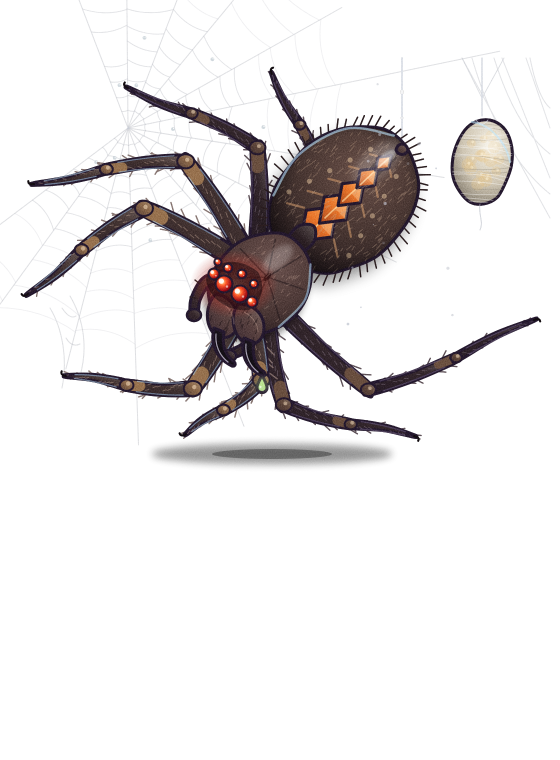
#> input picture jeu/donjon/pages/croquis/seuls/araignee.png, 1120 x 1520 px, given in place of araignee.png.png, which was not available (shown at 1/2 size)
$ python croquis.py seuls/araignee.png
#> lines starting #> are read from the running program, lines starting #| are printed output that depends on the picture; after the words box and inside, x2 and y2 are one past the last pixel; in counts of white or black regions, pixels touching at a corner belong together
"""Le croquis « carnet d'explorateur » d'un monstre : python3 croquis.py rat gardien …   (depuis jeu/donjon/pages/croquis/)

1. `python3 seuls.py rat gardien …` rend chaque monstre du bestiaire seul, sur fond blanc (dans seuls/<id>.png) ;
2. ce script en tire un dessin à l'encre brune sur vieux papier : croquis-<id>.png (560 px de large).
Essai du 10 novembre (20 h 58) pour Romain, qui veut des monstres « dessinés à la main, à l'ancienne, comme dans un carnet ».
En attente de sa validation : rien n'est encore dans le jeu."""
import sys, os
import numpy as np
from PIL import Image, ImageFilter, ImageOps
ICI = os.path.dirname(os.path.abspath(__file__))


def croquis(nom, graine=3):
#> called with nom = 'seuls/araignee.png', graine = 3
    im = Image.open(os.path.join(ICI, 'seuls', nom + '.png')).convert('RGB')
#> im is the input picture: PIL image 1120x1520 RGB; mean R, G, B 231.6, 229.1, 229.2
    a0 = np.asarray(im).astype(np.float32)
    nb = (a0.min(axis=2) < 244); ys, xs = np.where(nb)                      # le cadre du dessin : là où ce n'est pas blanc
#> after `nb = a0.min(axis=2) < 244`:
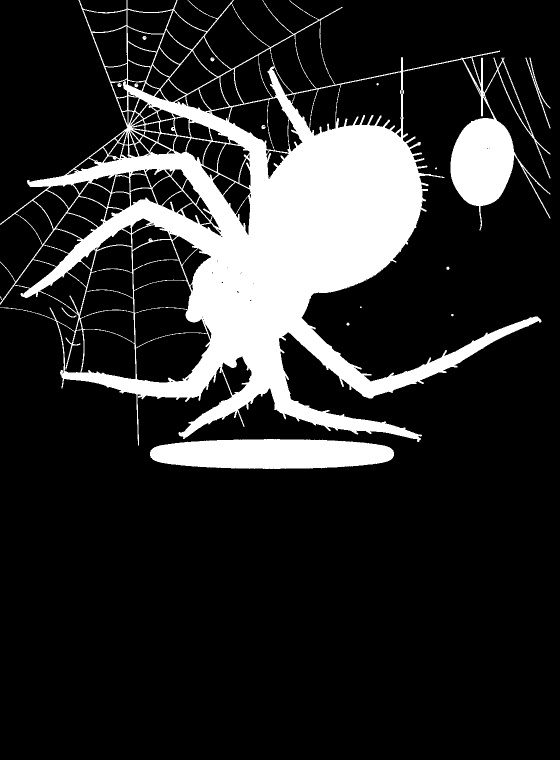
#> nb: shape (1520, 1120) bool (shown at 1/2 size); 16.9% white; 16 white regions (5 under 20 px), largest, box (x1, y1, x2, y2) and area: (0, 0, 1101, 891) 261464, (300, 878, 788, 938) 24395, (1051, 115, 1101, 257) 583
    im = im.crop((max(0, xs.min() - 40), max(0, ys.min() - 40), min(im.width, xs.max() + 40), min(im.height, ys.max() + 40)))
#> im: PIL image 1120x977 RGB
    g = ImageOps.grayscale(im)
    a = np.asarray(g).astype(np.float32)
    fl = np.asarray(g.filter(ImageFilter.GaussianBlur(7))).astype(np.float32)
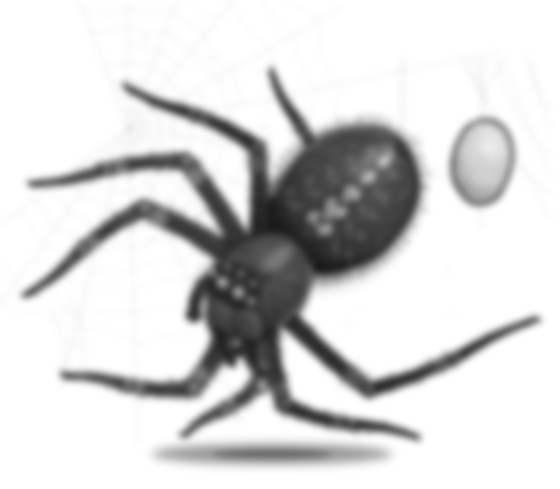
#> fl: shape (977, 1120) float32 (shown at 1/2 size); min 26, max 255, mean 215.9
    trait = np.clip(a * 255.0 / (fl + 1.0), 0, 255)                           # le trait : l'image divisée par son flou
    trait = 255 - np.clip((255 - trait) * 2.2, 0, 255)
    ton = 255 - np.clip((255 - a) * 0.30, 0, 255)                             # un gris léger de crayon dans les parties sombres
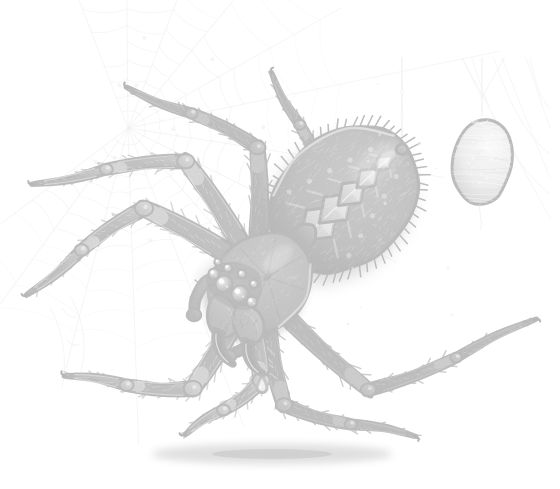
#> ton: shape (977, 1120) float32 (shown at 1/2 size); min 181.5, max 255, mean 243.3
    W, H = g.size
#> W = 1120; H = 977
    rnd = np.random.RandomState(graine)
    yy, xx = np.mgrid[0:H, 0:W]
    hach = ((xx + yy) % 9 < 2)                                                # des hachures en biais
    ton = np.where((a < 120) & hach, 255 - np.clip((255 - a) * 0.55, 0, 255), ton)
    t = Image.fromarray(np.minimum(trait, ton).astype(np.uint8)).filter(ImageFilter.GaussianBlur(0.7))
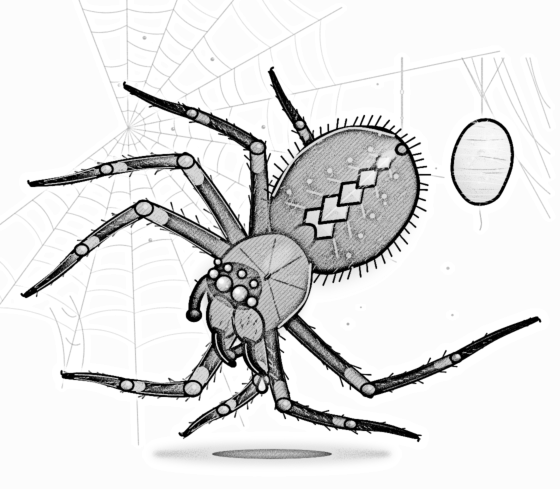
#> t: PIL image 1120x977 L (shown at 1/2 size); min 0, max 255, mean 225.3
    M = 70; PW, PH = W + 2 * M, H + 2 * M                                     # la page du carnet
#> after `PW, PH = (W + 2 * M, H + 2 * M)`: PW = 1260; PH = 1117
    papier = np.zeros((PH, PW, 3), np.float32); papier[:] = (238, 225, 193)
    br = rnd.normal(0, 6, (PH // 5 + 1, PW // 5 + 1))
    br = np.asarray(Image.fromarray((br + 128).clip(0, 255).astype(np.uint8)).resize((PW, PH), Image.BICUBIC)).astype(np.float32) - 128
    papier += br[:, :, None]
    y2, x2 = np.mgrid[0:PH, 0:PW]; d = np.hypot((x2 - PW / 2) / (PW / 2), (y2 - PH / 2) / (PH / 2))
    papier *= (1 - 0.20 * np.clip(d - 0.6, 0, 1))[:, :, None]
    k = np.ones((PH, PW), np.float32); k[M:M + H, M:M + W] = np.asarray(t).astype(np.float32) / 255.0
#> after `k[M:M + H, M:M + W] = np.asarray(t).astype(np.float32) / 255.0`:
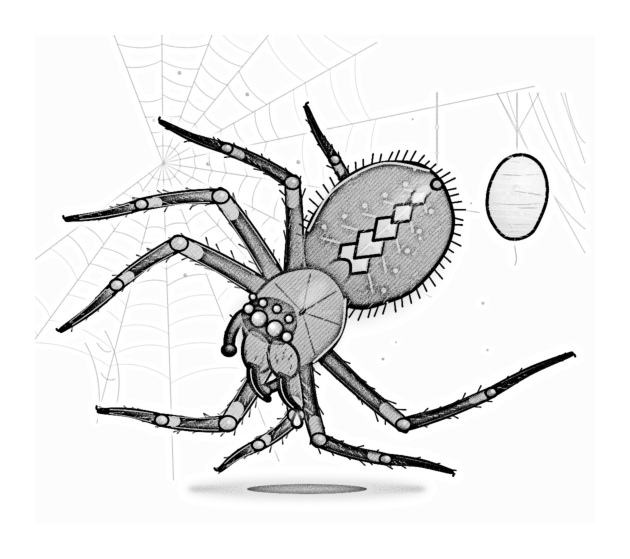
#> k: shape (1117, 1260) float32 (shown at 1/2 size); min 0, max 1, mean 0.909
    encre = np.array([62, 42, 28], np.float32)
    res = papier * k[:, :, None] + encre * (1 - k[:, :, None]) * 0.92 + papier * (1 - k[:, :, None]) * 0.08
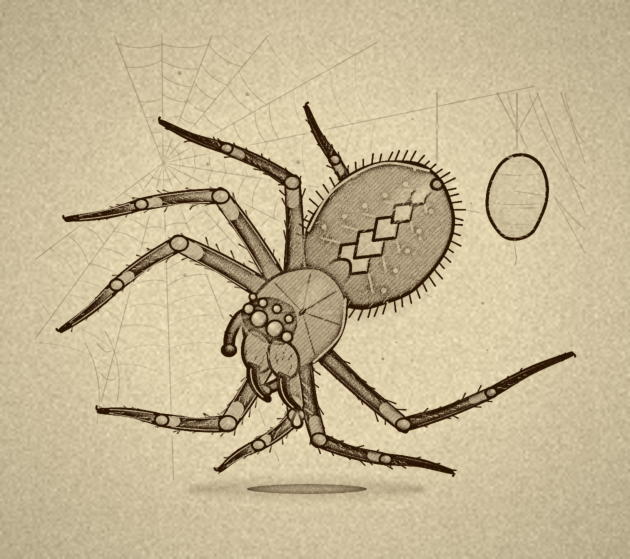
#> res: shape (1117, 1260, 3) float32 (shown at 1/2 size); mean of channels 0, 1, 2 212.8, 199.4, 170.4; drawn with min black and max white
    img = Image.fromarray(res.clip(0, 255).astype(np.uint8))
    img = img.resize((560, int(560 * PH / PW)), Image.LANCZOS)
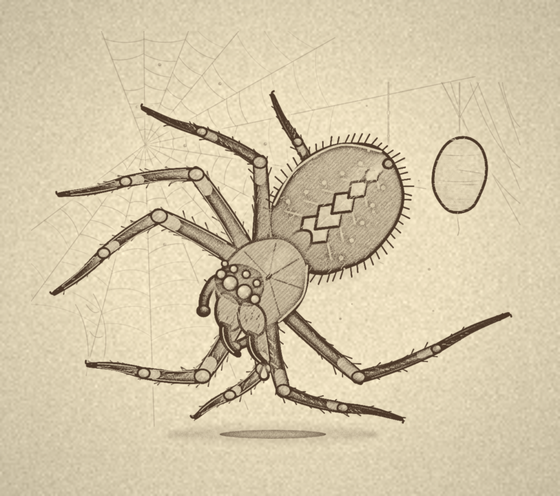
#> img: PIL image 560x496 RGB; mean R, G, B 212, 199, 169.9
    img.save(os.path.join(ICI, 'croquis-%s.png' % nom))
    return img.size


if __name__ == '__main__':
    for n in sys.argv[1:]:
        print(n, croquis(n))

$ run again, on jeu/donjon/pages/croquis/seuls/ratcuir.png
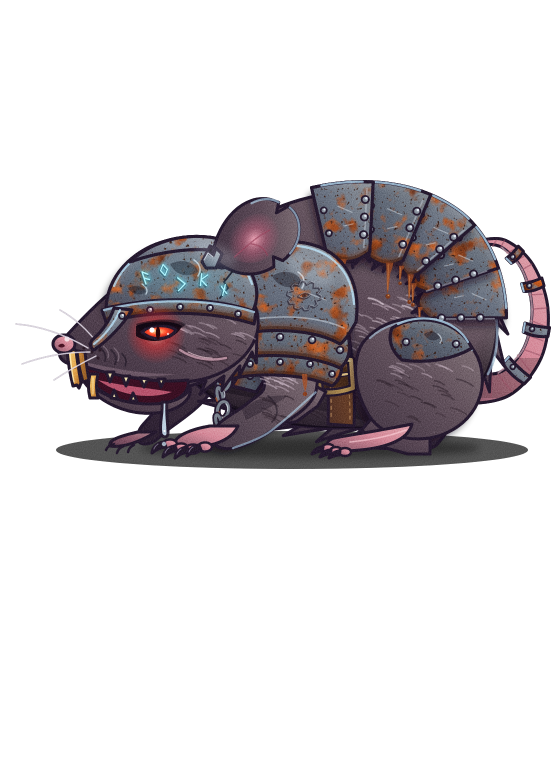
#> input picture jeu/donjon/pages/croquis/seuls/ratcuir.png, 1120 x 1520 px, given in place of ratcuir.png.png, which was not available (shown at 1/2 size)
#> in croquis, im is the input picture: PIL image 1120x1520 RGB; mean R, G, B 214.7, 211.1, 213.5
#> nb: shape (1520, 1120) bool; 25.1% white; 1 white region, box (x1, y1, x2, y2) and area: (30, 360, 1102, 938) 427841
#> im: PIL image 1120x657 RGB
#> in croquis, `img = img.resize((560, int(560 * PH / PW)), Image.LANCZOS)`:
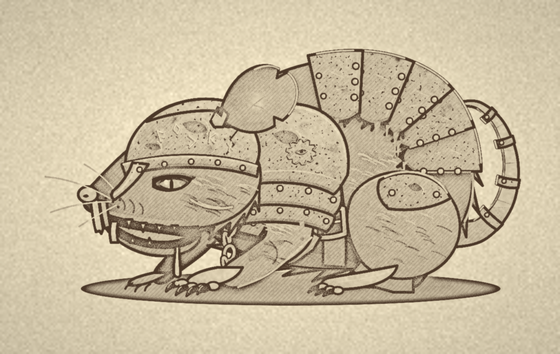
#> img: PIL image 560x354 RGB; mean R, G, B 199.6, 186, 158.2
